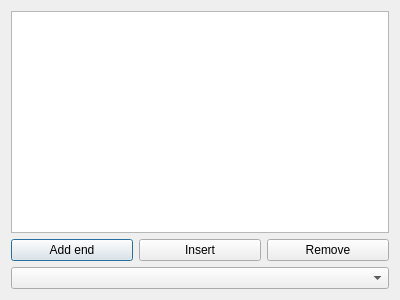
<?xml version="1.0" encoding="UTF-8"?>
<ui version="4.0">
 <class>Dialog</class>
 <widget class="QDialog" name="Dialog">
  <property name="geometry">
   <rect>
    <x>0</x>
    <y>0</y>
    <width>400</width>
    <height>300</height>
   </rect>
  </property>
  <property name="windowTitle">
   <string>Dialog</string>
  </property>
  <layout class="QVBoxLayout" name="verticalLayout">
   <item>
    <widget class="QListView" name="listView"/>
   </item>
   <item>
    <layout class="QHBoxLayout" name="horizontalLayout">
     <item>
      <widget class="QPushButton" name="pushButton">
       <property name="text">
        <string>Add end</string>
       </property>
      </widget>
     </item>
     <item>
      <widget class="QPushButton" name="pushButton_2">
       <property name="text">
        <string>Insert</string>
       </property>
      </widget>
     </item>
     <item>
      <widget class="QPushButton" name="pushButton_3">
       <property name="text">
        <string>Remove</string>
       </property>
      </widget>
     </item>
    </layout>
   </item>
   <item>
    <widget class="QComboBox" name="comboBox"/>
   </item>
  </layout>
 </widget>
 <layoutdefault spacing="6" margin="11"/>
 <resources/>
 <connections/>
</ui>
